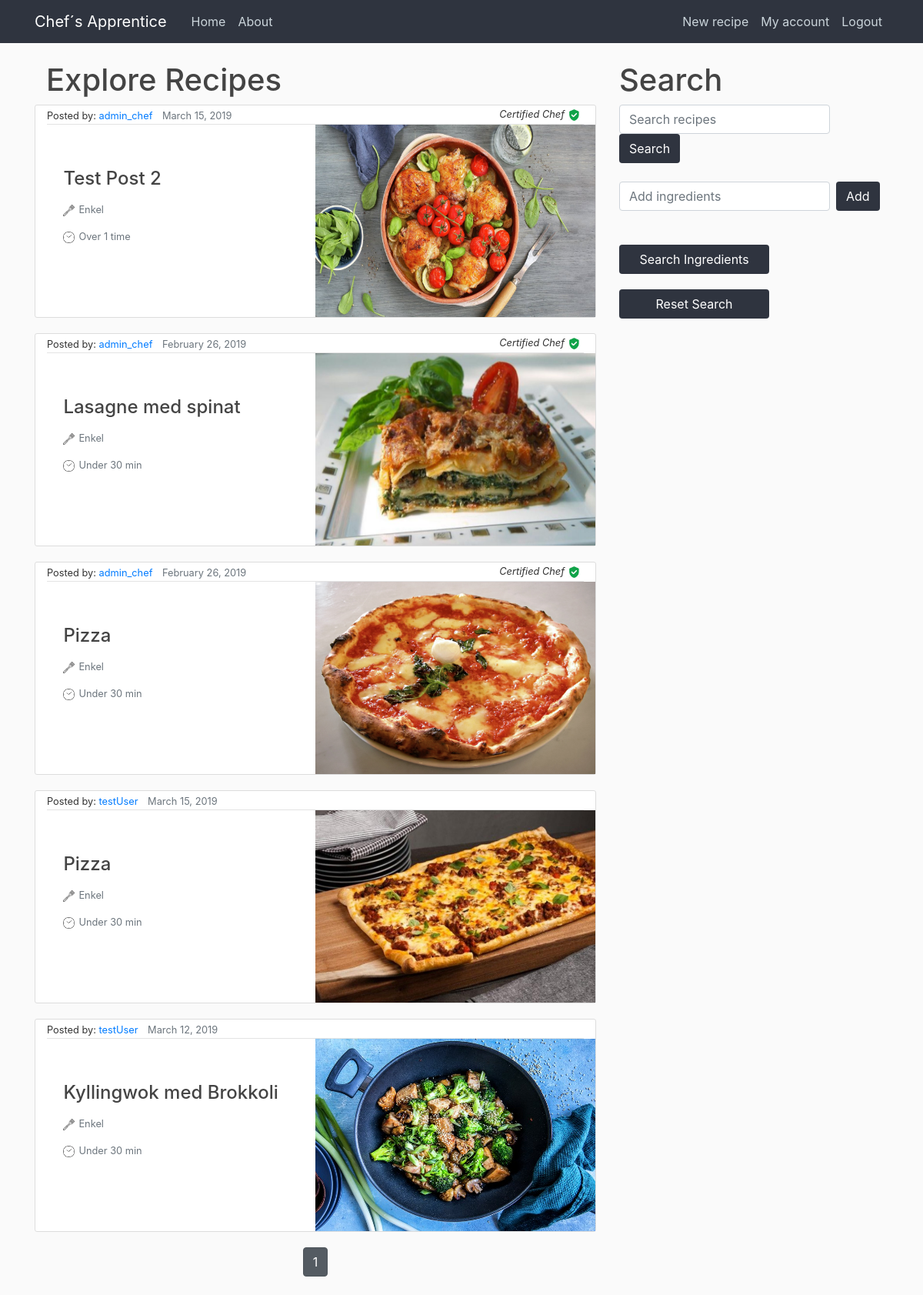
Page / (signed in) on the earlier database version.
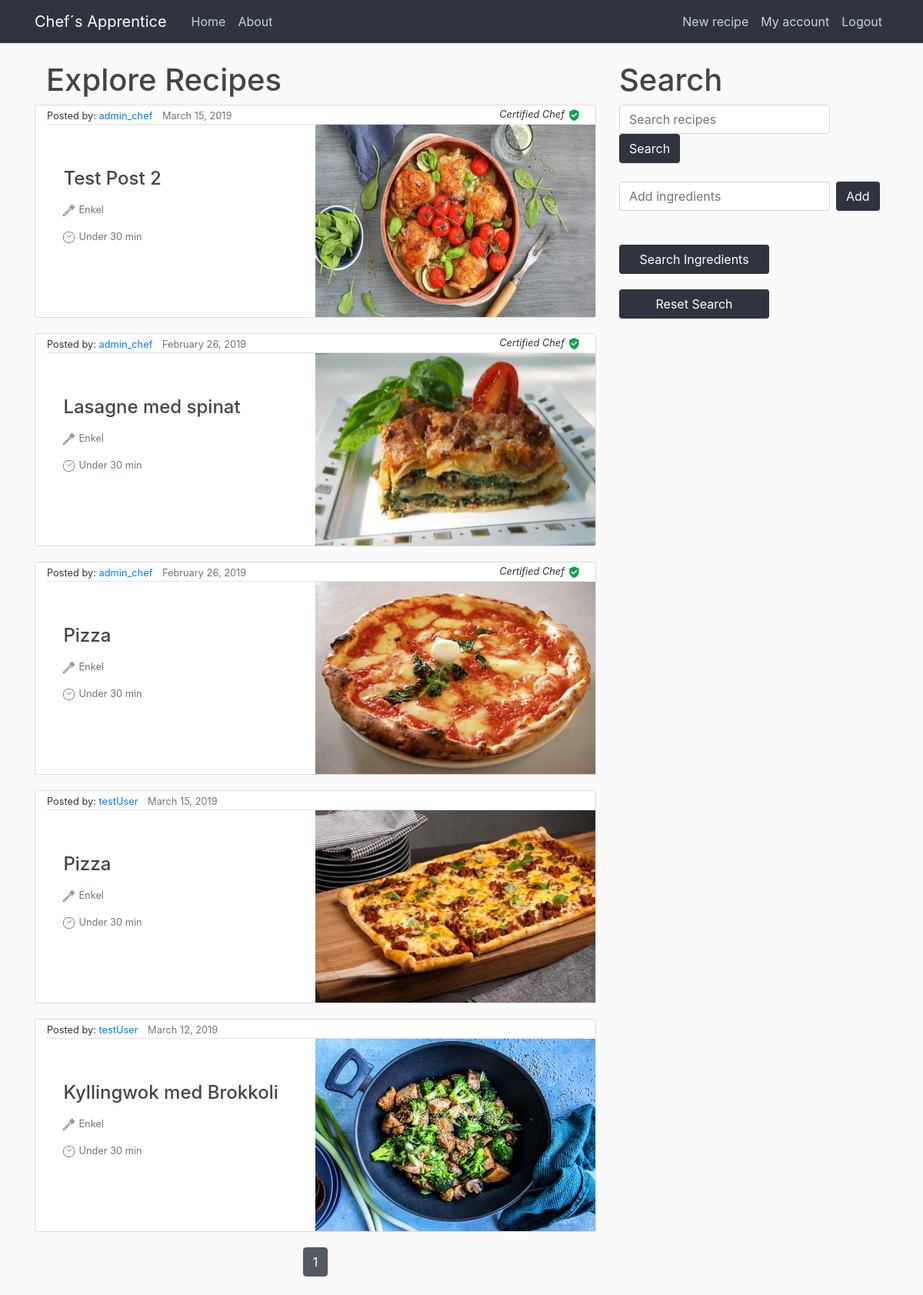
Same page on the later database version.
### chefs_apprentice/models.py (models this page shows, shortened)
class Recipe(models.Model):
    title = models.CharField(max_length=100)  # tenkt samme som tilhørende post
    ingredients = models.ManyToManyField(ChosenIngredient, blank=True, related_name='+')  # liste av ingrediensobjekter
    description = models.TextField()  # tenkt sammen med content i post
    date_posted = models.DateTimeField(
        default=timezone.now)  # DateTimeField(auto_now=True) ville satt datoen til akkurat nå
    author = models.ForeignKey(User,
                               on_delete=models.CASCADE)  # on_delete=models.CASCADE sier at hvis brukeren blir slettet vil postene også bli slettet
    image = models.ImageField(default='default.jpg', upload_to='food_pics')
    visible = models.BooleanField(default=True)
    NIVA = (
        ('E', 'Enkel'),
        ('M', 'Middels'),
        ('V', 'Vanskelig'),
    )
    TID = (
        ('L', 'Under 30 min'),
        ('M', 'Ca. 30-60 min'),
        ('S', 'Over 1 time'),
    )
    tid = models.CharField(default='L', max_length=1, choices=TID)
    niva = models.CharField(default='E', max_length=1, choices=NIVA)

### chefs_apprentice/views.py (the view, shortened to what this page needs)
# urls.py: path('', views.home, name='chef-home'),
@login_required
def home(request):
    queryset = Recipe.objects.all().order_by("-date_posted") # sorterer visning av oppskrifter på hjemmesiden slik at de nyeste kommer øverst.
    recipe = queryset[0]
    start_list = []
    for a in queryset:
        if a.author.is_staff:
            start_list.append(a)
    for b in queryset:
        if b.author.is_staff == False:
            start_list.append(b)
    query = request.GET.get("q")
    if query:
        queryset = queryset.filter(
            Q(title__icontains=query) # hvis en oppskriftstittel inneholder søkeordet - legg til oi queryset
        )
    query_i = request.GET.get("q_i")
    if request.GET.get("search_ingredient"):
        queryset = getRecipies(queryset, curr_i.current_ingredients)
    if not request.GET.get("search_ingredient") and not query:
        queryset = start_list
    if request.GET.get("reset"):
        curr_i.current_ingredients = set([])
    paginator = Paginator(queryset, 5) # Vis 5 oppskrifter per side
    page = request.GET.get('page')
    queryset = paginator.get_page(page)
    context = {
        'recipies': queryset,
        'current_ingredients': curr_i.current_ingredients
    }
    return render(request, 'chefs_apprentice/home.html', context)

### chefs_apprentice/templates/chefs_apprentice/home.html (shortened to what this page needs)
{% extends "chefs_apprentice/base.html" %}
{% block content%}
<div class="container">
  <div class="row">
    <div class="col">
        <h1>Explore Recipes</h1>
    </div>
    </div>
</div>
  {% for recipe in recipies %}
    {% if recipe.visible %}
      <article class="media recipe-section">
        <div class="container">
          <div class="article-metadata">
            <small>Posted by: <a class="mr-2" href="#">{{ recipe.author }}</a></small>
            <small class="text-muted">{{ recipe.date_posted|date:"F d, Y" }}</small>
            <small class="certification">{% if recipe.author.is_staff %}<i>Certified Chef</i><img class="verified" id="certified" src="static/chefs_apprentice/verified.png" alt="#">{% endif %}</small>
          </div>
          <div class="row">
            <div class="col-sm pt-5">
                <h2><a class="article-title" href="{%url 'view_recipe' recipetitle=recipe.title pk=recipe.pk%}">{{ recipe.title }}</a></h2>
                <small class="article-content text-muted"><img class="verified" src="static/chefs_apprentice/spatula.png" alt="#">{{ recipe.get_niva_display }}</small>
                <small class="article-content text-muted"><img class="verified" src="static/chefs_apprentice/time.png" alt="#">{{ recipe.get_tid_display }}</small>
            </div>
            <div class="col-sm">
              <img class="food_image" src="{{ recipe.image.url }}" alt="#">
            </div>
          </div>
        </div>
      </article>
    {% endif %}
  {% endfor  %}
  <div class="pagination">
    <span class="step-links">
        {% for num in recipies.paginator.page_range %}
          {% if recipies.number == num %}
            <a class="btn btn-secondary active mb-4" href="?page={{ num }}&q={{ request.GET.q }}">{{ num }}</a>
          {% elif num > recipies.number|add:'-3' and num < recipies.number|add:'3' %}
            <a class="btn btn-rounded-info mb-4" href="?page={{ num }}">{{ num }}</a>
          {% endif %}
        {% endfor %}
    </span>
</div>
{% endblock content %}

Differences in the rows shown:
changed Recipe "Test Post 2": tid "Over 1 time" → "Under 30 min"
